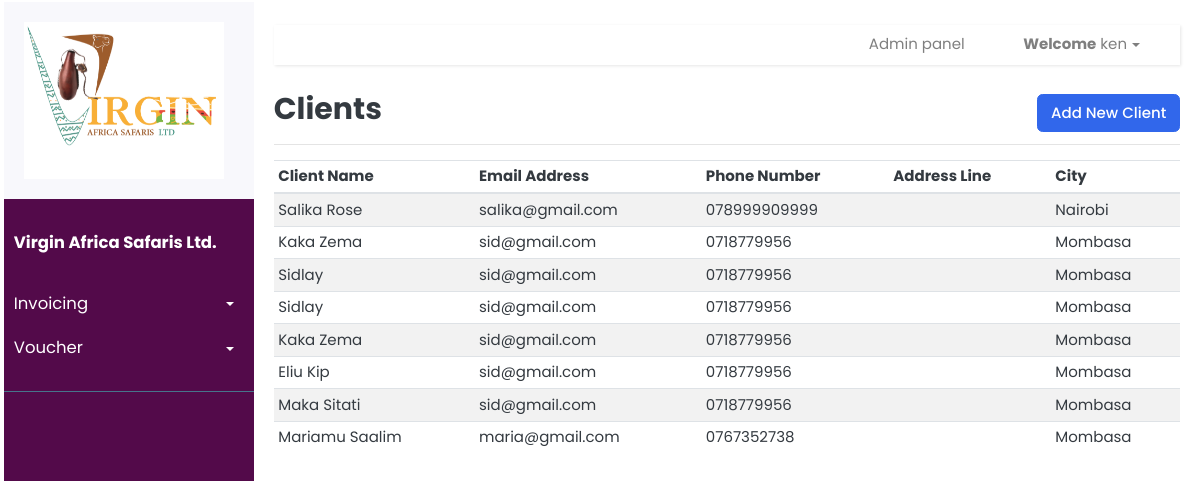
/clients/ (signed in), run on an earlier commit of the app's database.
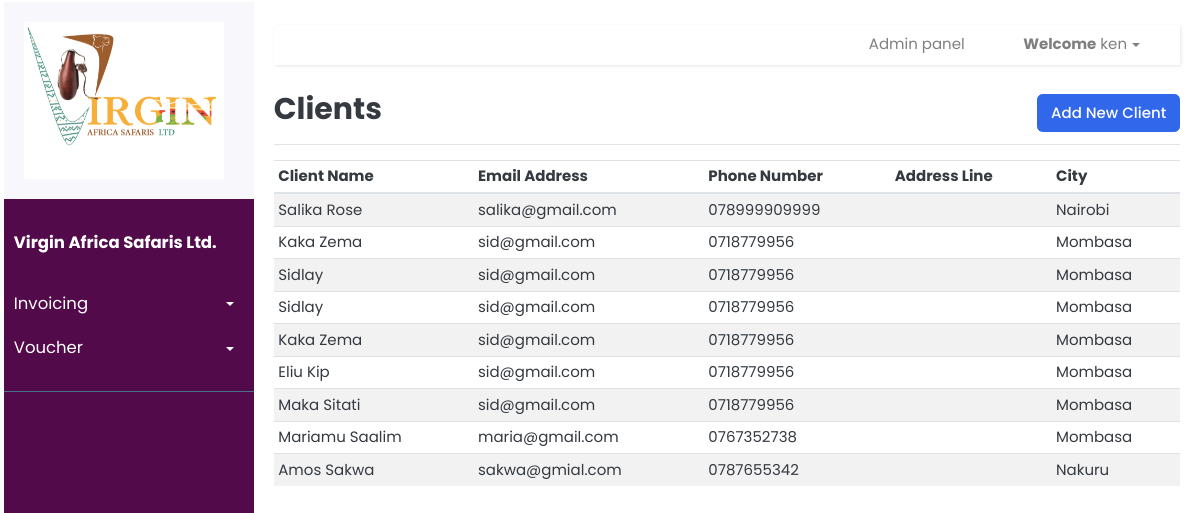
And on a later commit of the database.
### invoice/models.py (models this page shows, shortened)
class Client(models.Model):
	CITIES = [
	('Mombasa', 'Mombasa'),
	('Nairobi', 'Nairobi'),
	('Kitale', 'Kitale'),
	('Nakuru', 'Nakuru')
	]
	clientName = models.CharField(null=True, blank=True, max_length=200)
	address = models.CharField(null=True, blank=True, max_length=200)
	city = models.CharField(choices=CITIES, blank=True, max_length=100)
	postalCode = models.CharField(null=True, blank=True, max_length=10)
	phoneNumber = models.CharField(null=True, blank=True, max_length=100)
	emailAddress = models.CharField(null=True, blank=True, max_length=100)
	uniqueId = models.CharField(null=True, blank=True, max_length=100)
	slug = models.SlugField(max_length=500, unique=True, blank=True, null=True)
	date_created = models.DateTimeField(blank=True, null=True)
	last_updated = models.DateTimeField(blank=True, null=True)

### invoice/views.py (the view)
# urls.py: path('clients/',invoice_views.view_clients, name='clients'),
@login_required
def view_clients(request):
	context = {}
	clients = Client.objects.all()
	context['clients'] = clients
	return render(request, 'client/clients.html', context)

### templates/client/clients.html (shortened to what this page needs)
{% extends 'index.html' %} {% load static %} {% load crispy_forms_tags %}
 {% block content %}
<div
  class="
    d-flex
    justify-content-between
    flex-wrap flex-md-nowrap
    align-items-center
    pt-3
    pb-2
    mb-3
    border-bottom
  "
>
  <h1 class="h2">Clients</h1>
  <div class="btn-toolbar mb-2 mb-md-0">
    <div class="btn-group me-2">
      <button
        href="{% url 'create-client'%}"
        type="button"
        class="btn btn-primary"
        data-bs-toggle="modal"
      >
        Add New Client
      </button>
    </div>
  </div>
</div>
{% if clients|length > 0 %}
<div class="table-responsive">
  <table class="table table-striped table-sm">
    <thead>
      <tr>
        <th scope="col">Client Name</th>
        <th scope="col">Email Address</th>
        <th scope="col">Phone Number</th>
        <th scope="col">Address Line</th>
        <th scope="col">City</th>
      </tr>
    </thead>
    <tbody>
      {% for client in clients %}
      <tr>
        <td>{{client.clientName}}</td>
        <td>{{client.emailAddress}}</td>
        <td>{{client.phoneNumber}}</td>
        <td>{{client.addressLine1}}</td>
        <td>{{client.city}}</td>
      </tr>
      {% endfor %}
    </tbody>
  </table>
</div>
{% else %}
<div class="row">
  <div class="col-lg-2"></div>
  <div class="col-lg-8"></div>
  <div class="col-lg-3"></div>
</div>
{% endif %}
{% endblock %}

What changed in the data, as far as the page shows it:
added Client: clientName "Amos Sakwa", emailAddress "sakwa@gmial.com", phoneNumber "0787655342", city "Nakuru"
